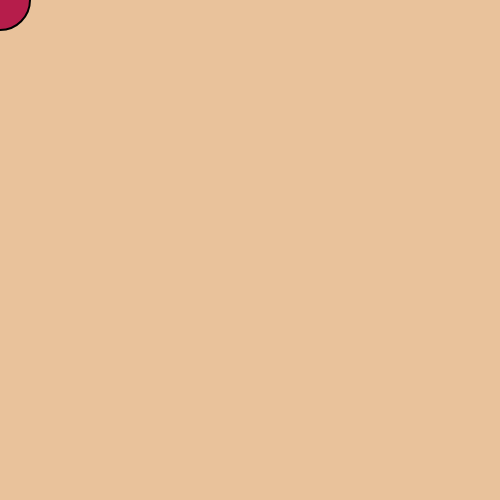
Frame 1 (no input)
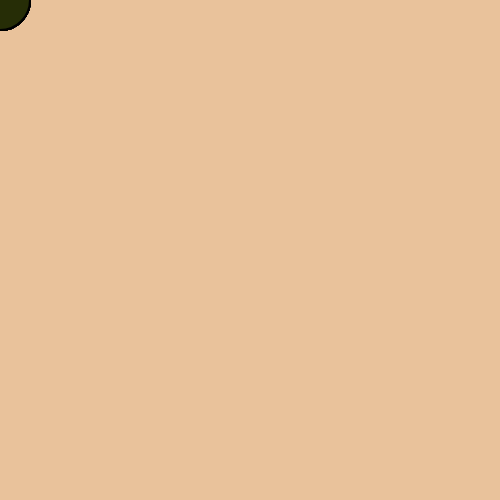
Frame 60 (no input)
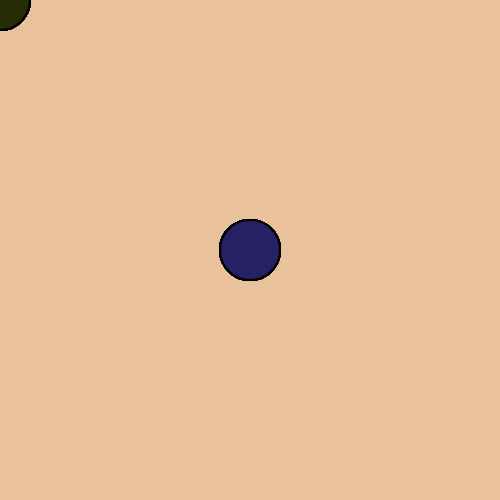
Frame 120 (the mouse pressed at the canvas centre since frame 60)

The p5.js sketch that drew these frames (run headless with seeded random() and noise() and a simulated clock; from frame 60 on, the mouse is pressed at the canvas centre):

// p5.js sketch
// ── sketch.js
function setup() {
  createCanvas (500,500);
  background (200,100,0,100);
  
}

function draw() {
  fill (random(255),random (10,100),random (0,100));
  strokeWeight(2);
  ellipse (mouseX,mouseY,60,60);
  
}
